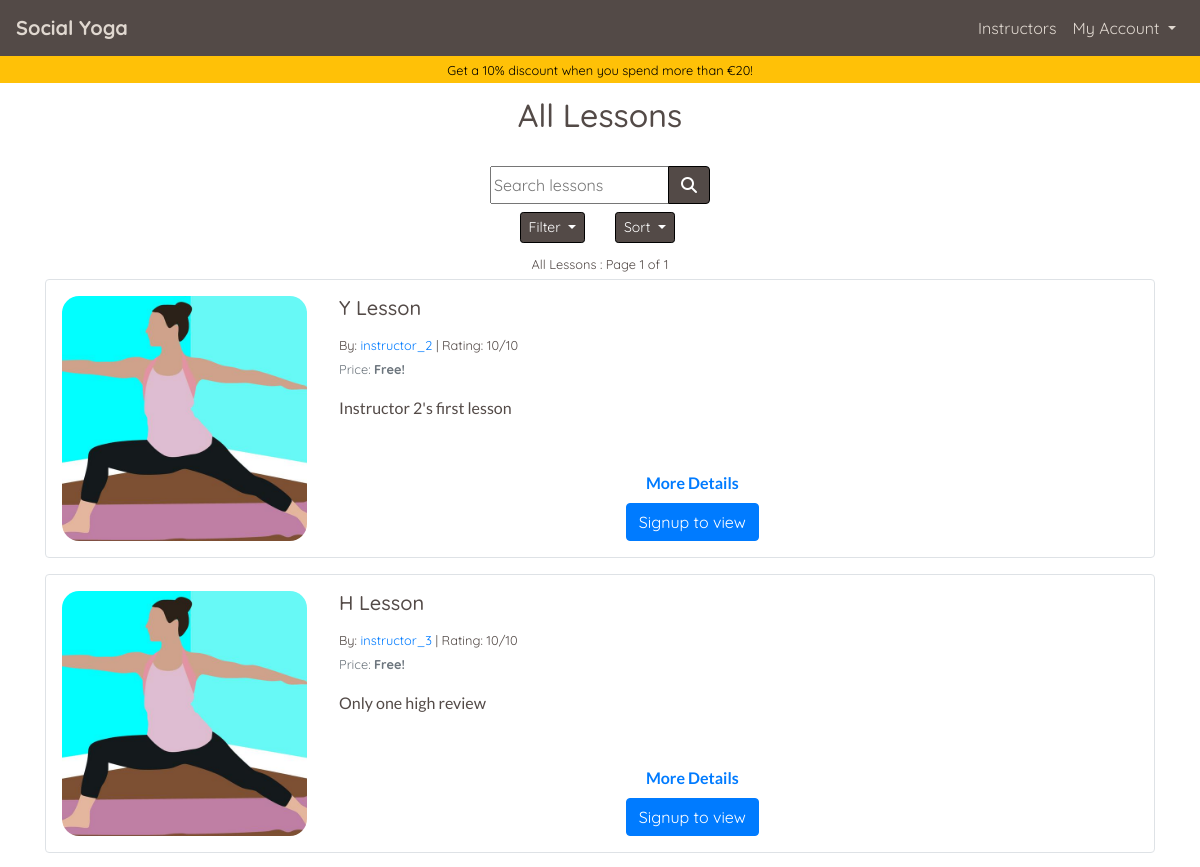
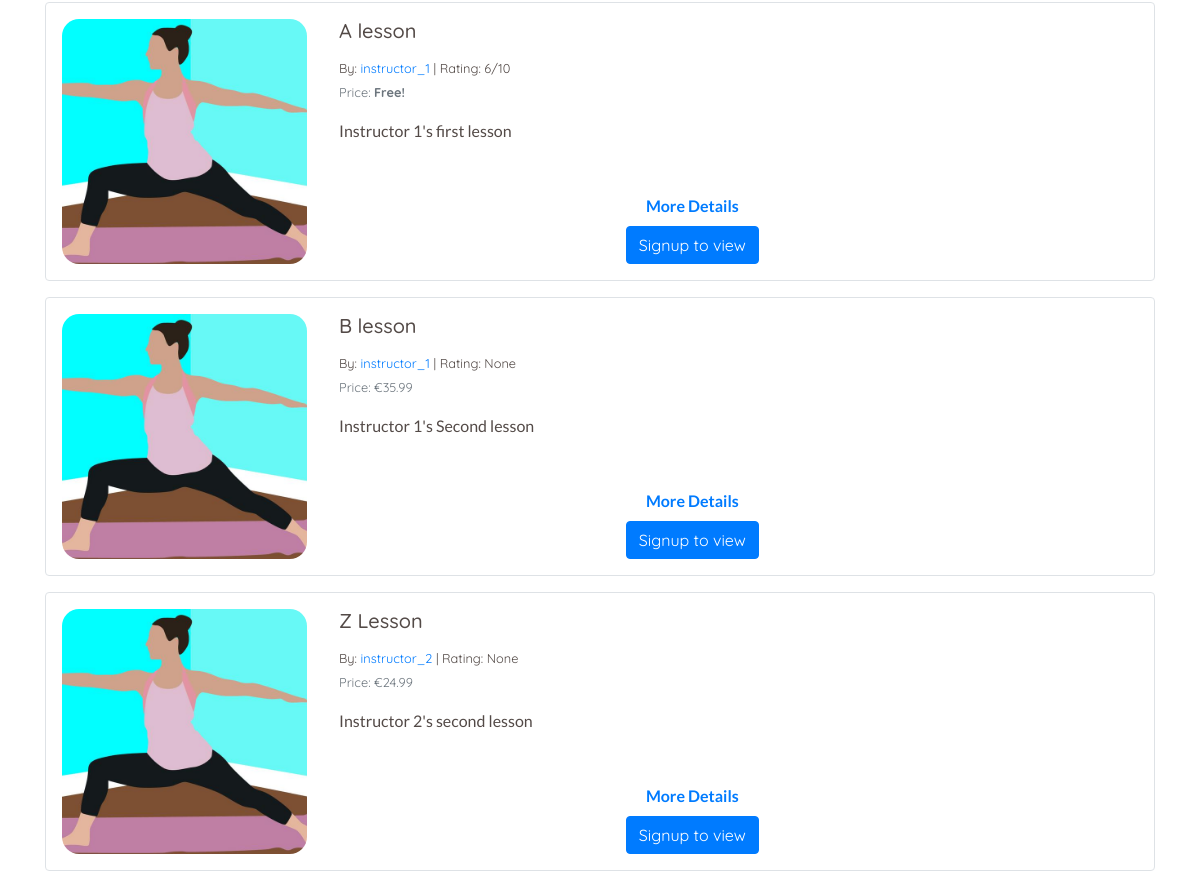
Screenshot of /lessons/ with the database file from the repository (2 pictures, top to bottom).
### lessons/models.py (models this page shows, shortened)
class Lesson(models.Model):
    lesson_id = models.CharField(max_length=32, null=False, editable=False)
    instructor_profile = models.ForeignKey(
        UserProfile, on_delete=models.SET_NULL, null=True,
        blank=True, related_name='lessons'
        )
    lesson_name = models.CharField(max_length=32, null=False, editable=True)
    card_description = models.TextField(max_length=254)
    description = models.TextField(max_length=2048)
    image = ResizedImageField(
        size=[600, 600], quality=75, crop=['middle', 'center'],
        force_format='JPEG', upload_to='lesson_images/'
        )
    rating = models.DecimalField(
        max_digits=5, decimal_places=0, null=True, blank=True
        )
    video_url = models.URLField(
        max_length=1024, blank=False, null=False
        )
    time = models.IntegerField(blank=False, null=False)
    is_free = models.BooleanField(default=True)
    price = models.DecimalField(
        max_digits=6, decimal_places=2, blank=False, null=False, default=0.00
        )

### profiles/models.py (models this page shows, shortened)
class UserProfile(models.Model):
    user = models.OneToOneField(User, on_delete=models.CASCADE)
    first_name = models.CharField(max_length=50, null=False, blank=False)
    last_name = models.CharField(max_length=50, null=False, blank=False)
    is_instructor = models.BooleanField(default=False)
    requested_instructor_status = models.BooleanField(default=False)
    card_description = models.TextField(max_length=256, blank=True, default='')
    profile_description = models.TextField(max_length=650, default='')
    image = ResizedImageField(
        size=[600, 600], quality=75, crop=['middle', 'center'],
        force_format='JPEG', null=True, blank=True,
        upload_to='profile_images/'
        )
    rating = models.DecimalField(
        max_digits=5, decimal_places=0, null=True, blank=True
        )
    lesson_count = models.IntegerField(default=0, editable=False)
    def __str__(self):
        return self.user.username

### lessons/views.py (the view, shortened to what this page needs)
# urls.py: path('', views.lessons, name='lessons'),
def lessons(request):
    profile = get_profile_or_none(request)
    lessons = Lesson.objects.all().annotate(
        review_count=Count('reviewedLesson'))
    subscribed_lesson_list = []
    paid_lesson_list = []
    page_title = 'All Lessons'
    sub_title = None
    filter_title = 'All Lessons'
    filter_subtitle = ''
    valid_sort_values = ['lesson_name',
                         'instructor_profile',
                         'rating',
                         'price']
    sortby = 'rating'
    filter_by = 'all_lessons'
    sort_direction = 'desc'
    instructor_to_display = None
    query = ''
    page_number = 1  # Default page number
    lessons_on_page = 5  # No of lessons on a page at once
    if sort_direction == 'asc':
        if sortby == 'rating':
            lessons = lessons.order_by(
                (F(sortby).asc(nulls_last=True)), 'review_count')
        else:
            lessons = lessons.order_by(F(sortby).asc(nulls_last=True))
    else:
        if sortby == 'rating':
            lessons = lessons.order_by(
                (F(sortby).desc(nulls_last=True)), '-review_count')
        else:
            lessons = lessons.order_by(F(sortby).desc(nulls_last=True))
    p = Paginator(lessons, lessons_on_page)
    try:
        page_object = p.page(page_number)
    except EmptyPage:
        messages.error(request, "Page does not exist, returning to page 1")
        page_object = p.page(1)
    template = 'lessons/lessons.html'
    context = {
        'profile': profile,
        'lessons': page_object,
        'subscribed_lesson_list': subscribed_lesson_list,
        'paid_lesson_list': paid_lesson_list,
        'page_title': page_title,
        'sub_title': sub_title,
        'filter_title': filter_title,
        'filter_subtitle': filter_subtitle,
        'sort_by': sortby,
        'sort_direction': sort_direction,
        'filter_by': filter_by,
        'instructor_to_display': instructor_to_display,
        'current_query': query,
        'show_discount_banner': True,
    }
    return render(request, template, context)

### home/contexts.py (called while the page is built)
def purchased_lessons(request):
    profile = get_profile_or_none(request)
    purchased = None
    purchased_lesson_ids = []
    if profile:
        purchased = OrderLineItem.objects.filter(profile=profile)
        if purchased:
            for item in purchased:
                purchased_lesson_ids.append(item.lesson.lesson_id)
    context = {
        'purchased_lessons': purchased,
        'purchased_lesson_ids': purchased_lesson_ids,
    }
    return context

### yoga/utils.py (called while the page is built)
def get_profile_or_none(request):
    try:
        return UserProfile.objects.get(user=request.user)
    except Exception:
        return None

### lessons/templates/lessons/lessons.html (shortened to what this page needs)
{% extends "base.html" %}
{% load static %}
{% block page_header %}
<div class="container header-container">
    <div class="row">
        <div class="col">
            <h1 class="text-center title-text my-3 {% if show_discount_banner %}pt-xl-4{% endif %}" id="lesson-page-title">{{ page_title}}</h1>
        </div>
    </div>
</div>
{% endblock %}
{% block content %}
<div class="container page-contents">
    <div class="row">
        <div class="col-12 mt-2">
            {% include 'lessons/includes/lesson_sorting.html' %}
            <p class="text-center mb-1">
                <strong>
                    <small>
                        {{ filter_title }}{{ filter_subtitle }}{% if lessons %} : Page {{ lessons.number }} of {{ lessons.paginator.num_pages }}{% endif %}
                    </small>
                </strong>
            </p>
            {% if lessons %}
                {% for lesson in lessons %}
                    {% include 'lessons/includes/lesson_card.html' %}
                {% endfor %}
            {% else %}
                {% if instructor_to_display %}
                    <p class="text-center mt-5"><strong>No lesons available</strong></p>
                {% endif %}
            {% endif %}
        </div>
    </div>
</div>
{% endblock %}

### lessons/templates/lessons/includes/lesson_card.html
<div class="card mb-3 border custom-border" style="width: 100%;" id="{{ lesson.lesson_id }}">
    <div class="row no-gutters">
        <div class="col-md-3 d-flex">
            {% if lesson.image %}
                <div class="lesson-card-image-container m-auto p-3 text-center">
                    <img class="lesson-card-image img-fluid" src="{{ lesson.image.url }}" alt="{{ lesson.lesson_name }}">
                </div>
            {% endif %}
        </div>
        <div class="col-md-8">
            <div class="card-body p-3 h-100 d-flex flex-column">
                <h5 class="card-title">{{ lesson.lesson_name }}</h5>
                <p class="card-text mb-0"><small>By: <a href="{% url 'lessons' %}?instructor={{ lesson.instructor_profile.id }}">{{ lesson.instructor_profile }}</a> | Rating: {{ lesson.rating }}{% if lesson.rating %}/10{% endif %}</small></p>
                {% if lesson.price > 0 %}
                    <p class="card-text"><small class="text-muted">Price:
                        {% if lesson.lesson_id in purchased_lesson_ids %}
                            <span class="text-success"><strong>Purchased!</strong></small></span>
                        {% else %}
                            <span> €{{ lesson.price }}</small></span>
                        {% endif %}
                    </p>
                {% else %}
                    <p class="card-text"><small class="text-muted">Price: <strong>Free!</strong></small></p>
                {% endif %}
                <p class="card-text alt-font">{{ lesson.card_description }}</p>
                <p class="card-text alt-font mb-2 mt-auto text-center text-info"><a href="" onclick="javascript:get_modal_data('{{ lesson.lesson_id }}')" class=""><strong>More Details</strong></a></p>
                <div class="lesson-card-button-container mt-0 w-100 d-flex">
                    <div class="buttons mx-auto">
                        {% if user.is_authenticated %}
                            {% if lesson.lesson_id not in paid_lesson_list and lesson.is_free == False %}
                            <a class="btn btn-warning" href="" onclick="javascript:add_to_basket('{{ lesson.lesson_id }}')" id="add_{{ lesson.lesson_id }}" role="button"><span>{% if lesson.lesson_id in basket_item_ids %}In basket{% else %}€{{ lesson.price }}{% endif %}</span>
                                    <span class="icon">
                                        <i class="fas fa-cart-plus"></i>
                                    </span>
                                </a>
                            {% elif lesson.lesson_id in subscribed_lesson_list and lesson%}
                                <span class="btn btn-warning button-unsubscribe" id="unsubscribe_lesson_button_id_{{ lesson.lesson_id }}" href="" onclick="javascript:subscribe('false', '{{ lesson.lesson_id }}', '{{ current_filter }}')" role="button">Unsubscribe</span>
                                <span hidden class="btn btn-danger" href="" id="subscribe_lesson_button_id_{{ lesson.lesson_id }}" onclick="javascript:subscribe('true', '{{ lesson.lesson_id }}', '{{ current_filter }}')" role="button">Subscribe to lesson</span>
                                <a class="btn btn-success" href="{% url 'studio' lesson.lesson_id %}" id="start_lesson_button_id_{{ lesson.lesson_id }}" role="button">Start Lesson</a>
                            {% else %}
                                <span hidden class="btn btn-warning button-unsubscribe" id="unsubscribe_lesson_button_id_{{ lesson.lesson_id }}" href="" onclick="javascript:subscribe('false', '{{ lesson.lesson_id }}', '{{ current_filter }}')" role="button">Unsubscribe</span>
                                <span class="btn btn-danger" href="" id="subscribe_lesson_button_id_{{ lesson.lesson_id }}" onclick="javascript:subscribe('true', '{{ lesson.lesson_id }}', '{{ current_filter }}')" role="button">Subscribe to lesson</span>
                                <a hidden class="btn btn-success" href="{% url 'studio' lesson.lesson_id %}" id="start_lesson_button_id_{{ lesson.lesson_id }}" role="button">Start Lesson</a>
                            {% endif %}
                        {% else %}
                            <a class="btn btn-primary" href="{% url 'account_signup' %}" role="button">Signup to view</a>
                        {% endif %}
                    </div>
                </div>
            </div>
        </div>
    </div>
</div>

### static/css/base.css (style rules this page uses)
html { height: 100% }
body { background: url('/static/images/backgrounds/background-image.jpg') no-repeat center center fixed; background-size: cover; background-position: 75% 40px; height: calc(100vh - 63px); color: #534a47; font-family: 'Quicksand'; font-size: 16px; }
.title-text { font-size: 1.5rem; }
.alt-font { font-family: 'Lato'; }
.custom-border { border: solid 1px #534a47; border-radius: .25rem; }
.header-container { margin-top: 0px; }
.lesson-card-image { max-width: 120px; border-radius: 7%; }
@media (min-width: 768px) { .title-text, .index-main-text { font-size: 2rem; } }
@media (min-width: 768px) { .lesson-card-image { width: 100%; max-width: 425px; overflow: hidden; } }
@media (min-width: 1200px) { body { background-position: 0 35px; } }
@media (min-width: 1200px) { .header-container { margin-top: 56px; } }

### rows the page displays
Lesson: image (picture), lesson_name "Y Lesson", instructor_profile "instructor_2", rating "10", shows "/10", shows "Price:", price "Free!", card_description "Instructor 2's first lesson"
Lesson: image (picture), lesson_name "H Lesson", instructor_profile "instructor_3", rating "10", shows "/10", shows "Price:", price "Free!", card_description "Only one high review"
Lesson: image (picture), lesson_name "A lesson", instructor_profile "instructor_1", rating "6", shows "/10", shows "Price:", price "Free!", card_description "Instructor 1's first lesson"
Lesson: image (picture), lesson_name "B lesson", instructor_profile "instructor_1", rating "None", price "35.99", card_description "Instructor 1's Second lesson"
Lesson: image (picture), lesson_name "Z Lesson", instructor_profile "instructor_2", rating "None", price "24.99", card_description "Instructor 2's second lesson"

### other values shown
{{ discount_percentage }} "10"
{{ discount_threshold }} "20"
{{ page_title }} "All Lessons"
{{ filter_title }} "All Lessons"
{{ lessons.number }} "1"
{{ lessons.paginator.num_pages }} "1"
